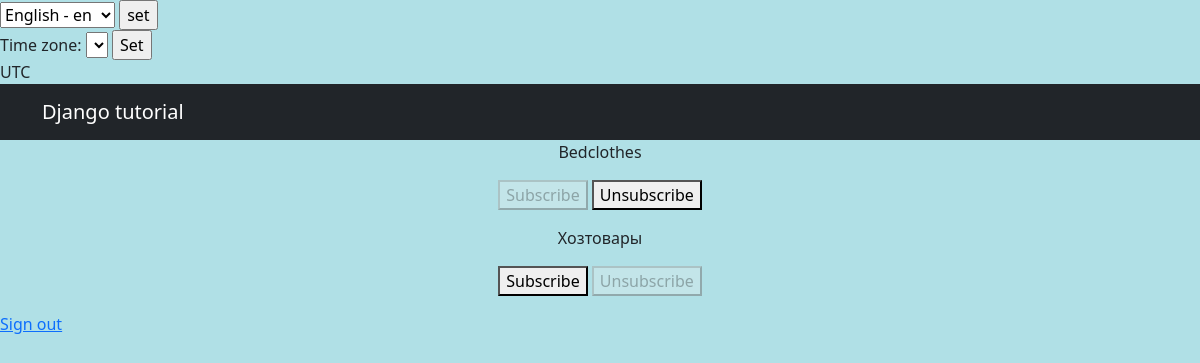
/products/subscriptions/ (signed in), run on an earlier commit of the app's database.
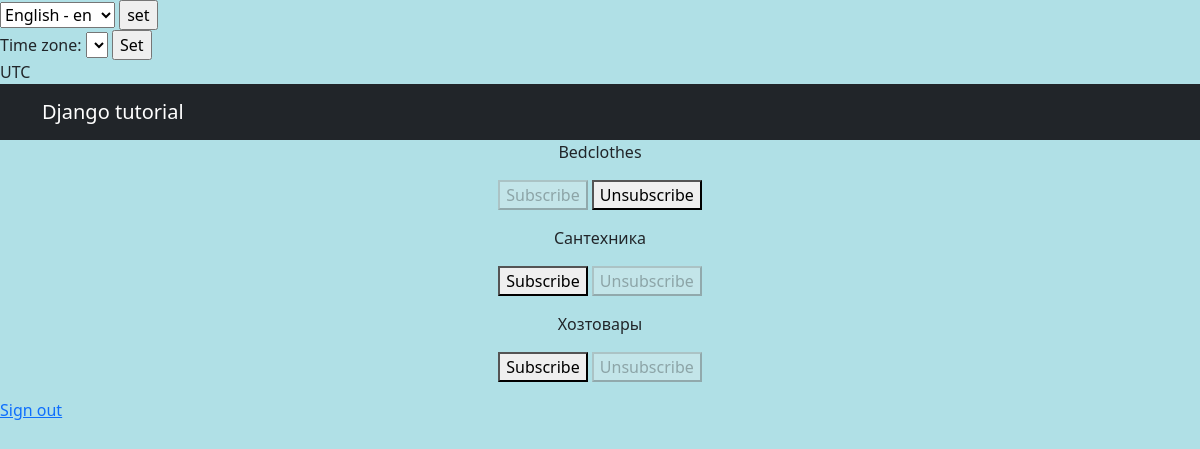
And on a later commit of the database.
### simpleapp/models.py (models this page shows, shortened)
class Category(models.Model):
    name = models.CharField(
        max_length=100,
        unique=True,
        verbose_name=gettext_lazy('Category'),
        help_text=gettext_lazy('Category name'),
    )
    class Meta:  # Возвращает название категории во множественном или единственном числе в админпанеле
        verbose_name = _('Category')
        verbose_name_plural = _('Categories')

### simpleapp/views.py (the view, shortened to what this page needs)
# urls.py: path('subscriptions/', subscriptions, name='subscriptions'),
@login_required
@csrf_protect
def subscriptions(request):
    categories_with_subscriptions = Category.objects.annotate(
        user_subscribed=Exists(
            Subscription.objects.filter(
                user=request.user,
                category=OuterRef('pk'),
            )
        )
    ).order_by('name')
    return render(
        request,
        'subscriptions.html',
        {'categories': categories_with_subscriptions},
    )

### templates/subscriptions.html (shortened to what this page needs)
{% extends 'flatpages/default.html' %}
{% load i18n %}
{% block content %}
    {% for category in categories  %}
        <p>
            {{ category.name }}
            <form method="post">
                {% if category.user_subscribed %}
                    <button disabled>{% trans 'Subscribe' %}</button>
                    <button name="action" value="unsubscribe">{% trans 'Unsubscribe' %}</button>
                {% else %}
                    <button name="action" value="subscribe">{% trans 'Subscribe' %}</button>
                    <button disabled>{% trans 'Unsubscribe' %}</button>
                {% endif %}
            </form>
        </p>
    {% endfor %}
{% endblock content %}

What changed in the data, as far as the page shows it:
added Category: name "Сантехника"
